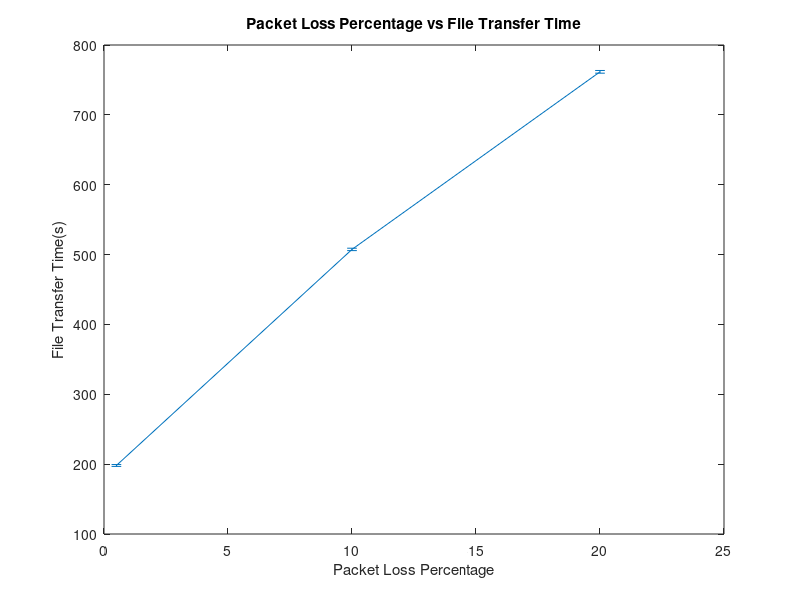
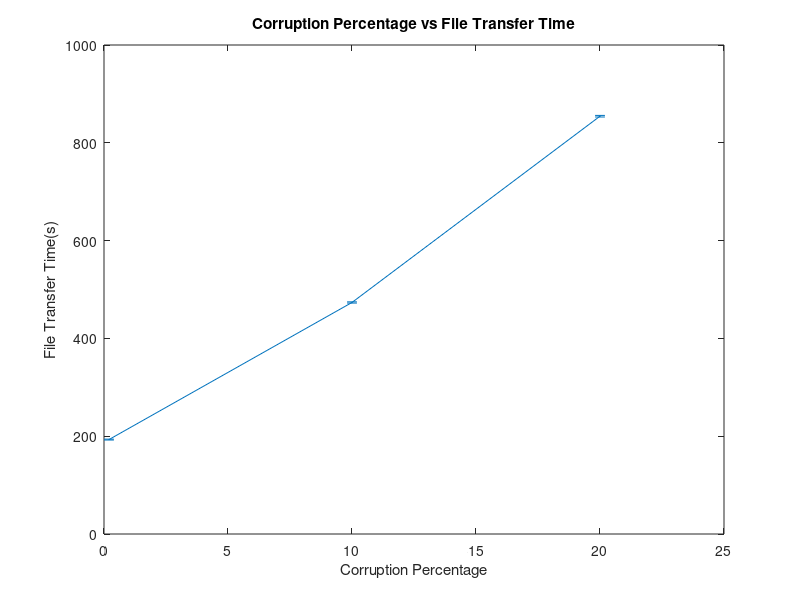
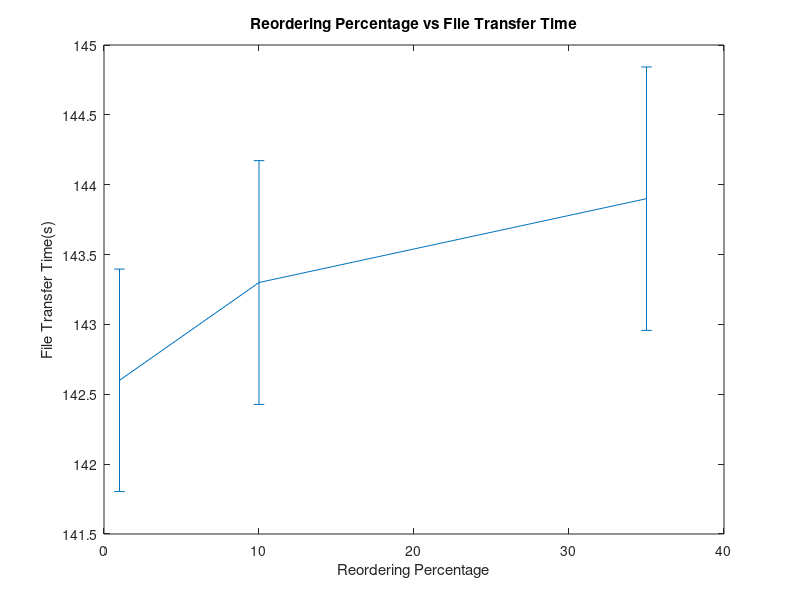

Write MATLAB code to recreate these figures, in order.
x=[0.5,10,20];
y=[198.1, 507.4, 761.6];
e=[1.338582, 1.715098, 1.926876];

errorbar(x,y,e);
xlabel('Packet Loss Percentage');
ylabel('File Transfer Time(s)');
title('Packet Loss Percentage vs File Transfer Time');
print('graph1.png')
pause;



x=[0.2,10,20];
y=[193.1, 473.5, 854.4];
e=[0.900326, 1.24264, 1.625036];

errorbar(x,y,e);
xlabel('Corruption Percentage');
ylabel('File Transfer Time(s)');
title('Corruption Percentage vs File Transfer Time');
print('graph2.png')
pause;



x=[1,10,35];
y=[142.6, 143.3, 143.9];
e=[0.796217, 0.872461, 0.94276];

errorbar(x,y,e);
xlabel('Reordering Percentage');
ylabel('File Transfer Time(s)');
title('Reordering Percentage vs File Transfer Time');
print('graph3.png')
pause;

